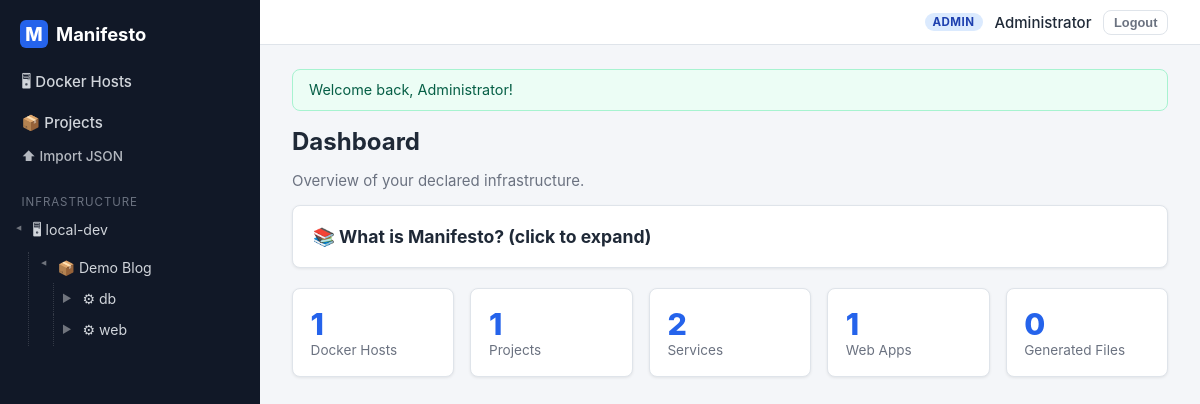
Before: / (signed in) with the older database file.
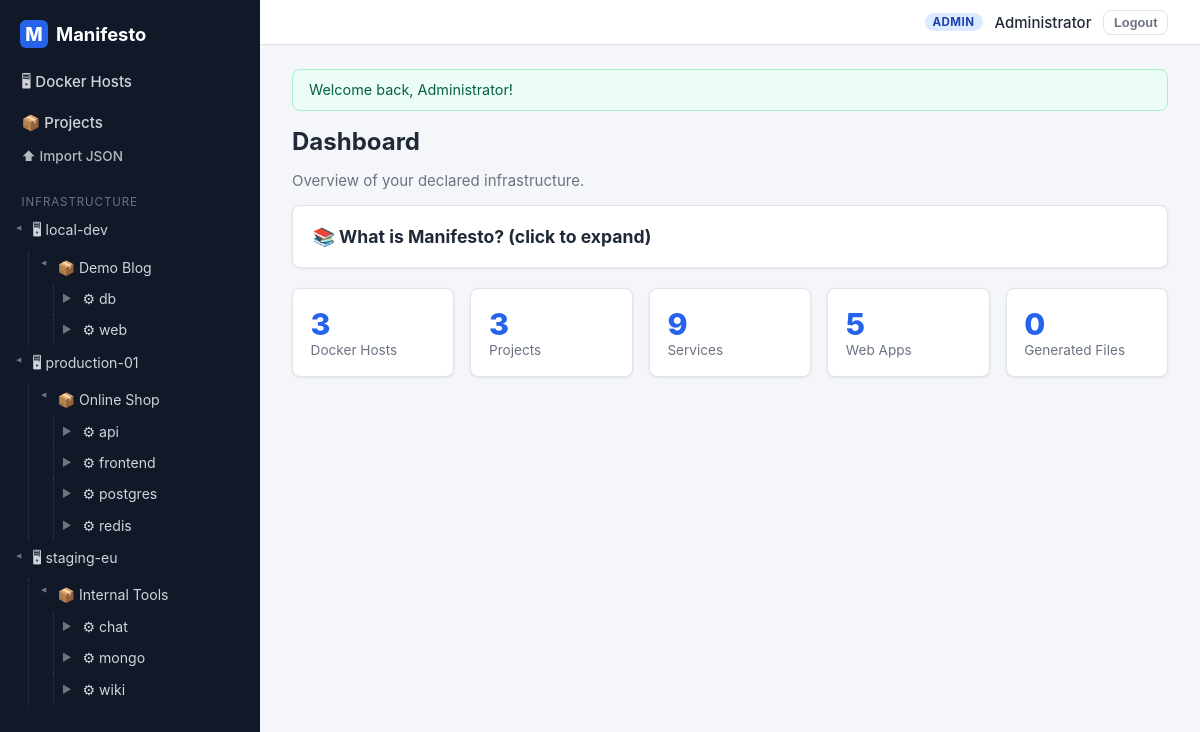
After: the same page with the newer database file.
### tables this page shows
CREATE TABLE docker_host (
    id             INT UNSIGNED AUTO_INCREMENT PRIMARY KEY,
    name           VARCHAR(128) NOT NULL,
    ip_address     VARCHAR(45)  NULL,
    os             VARCHAR(128) NULL,
    docker_version VARCHAR(32)  NULL,
    notes          TEXT         NULL,
    created_at     TIMESTAMP NOT NULL DEFAULT CURRENT_TIMESTAMP,
    updated_at     TIMESTAMP NOT NULL DEFAULT CURRENT_TIMESTAMP ON UPDATE CURRENT_TIMESTAMP
);

CREATE TABLE project (
    id             INT UNSIGNED AUTO_INCREMENT PRIMARY KEY,
    docker_host_id INT UNSIGNED NOT NULL,
    name           VARCHAR(128) NOT NULL,
    slug           VARCHAR(128) NOT NULL,
    description    TEXT NULL,
    created_at     TIMESTAMP NOT NULL DEFAULT CURRENT_TIMESTAMP,
    updated_at     TIMESTAMP NOT NULL DEFAULT CURRENT_TIMESTAMP ON UPDATE CURRENT_TIMESTAMP,
    UNIQUE KEY uq_project_slug (slug),
    KEY idx_project_host (docker_host_id),
    CONSTRAINT fk_project_host FOREIGN KEY (docker_host_id)
        REFERENCES docker_host (id) ON DELETE RESTRICT
);

CREATE TABLE service (
    id                   INT UNSIGNED AUTO_INCREMENT PRIMARY KEY,
    project_id           INT UNSIGNED NOT NULL,
    name                 VARCHAR(128) NOT NULL,
    image                VARCHAR(255) NOT NULL,
    restart_policy       ENUM('no','always','on-failure','unless-stopped') NOT NULL DEFAULT 'unless-stopped',
    notes                TEXT NULL,
    command              VARCHAR(512) NULL,
    working_dir          VARCHAR(255) NULL,
    depends_on           VARCHAR(512) NULL COMMENT 'Comma-separated service names',
    build_context        VARCHAR(255) NULL COMMENT 'Path to Dockerfile context, e.g. ./api',
    dockerfile_content   LONGTEXT NULL COMMENT 'Inline Dockerfile content',
    healthcheck_cmd      VARCHAR(512) NULL,
    healthcheck_interval VARCHAR(32) NULL DEFAULT '30s',
    network_mode         VARCHAR(64) NULL,
    created_at           TIMESTAMP NOT NULL DEFAULT CURRENT_TIMESTAMP,
    updated_at           TIMESTAMP NOT NULL DEFAULT CURRENT_TIMESTAMP ON UPDATE CURRENT_TIMESTAMP,
    UNIQUE KEY uq_service_name_per_project (project_id, name),
    CONSTRAINT fk_service_project FOREIGN KEY (project_id)
        REFERENCES project (id) ON DELETE CASCADE
);

### src/Core/Session.php (called while the page is built, shortened)
<?php
final class Session
{
    public static function get(string $key, mixed $default = null): mixed
    {
        return $_SESSION[$key] ?? $default;
    }
    public static function pullFlashes(): array
    {
        $flashes = $_SESSION['_flash'] ?? [];
        return $flashes;
    }
}

### src/Core/Auth.php (called while the page is built, shortened)
<?php
final class Auth
{
    public static function user(): ?array
    {
        return Session::get('user');
    }
}

### src/Repositories/TreeRepository.php (called while the page is built, shortened)
<?php
final class TreeRepository
{
    public function fullTree(): array
    {
        $pdo = Database::pdo();
        $hosts = [];
        foreach ($pdo->query('SELECT id, name FROM docker_host ORDER BY name') as $row) {
            $row['projects'] = [];
            $hosts[(int) $row['id']] = $row;
        }
        $projects = [];
        foreach ($pdo->query('SELECT id, docker_host_id, name FROM project ORDER BY name') as $row) {
            $row['services'] = [];
            $projects[(int) $row['id']] = $row;
        }
        $services = [];
        foreach ($pdo->query('SELECT id, project_id, name FROM service ORDER BY name') as $row) {
            $row['webapps'] = [];
            $services[(int) $row['id']] = $row;
        }
        foreach ($pdo->query('SELECT id, service_id, name FROM web_app ORDER BY name') as $row) {
            $sid = (int) $row['service_id'];
            if (isset($services[$sid])) {
                $services[$sid]['webapps'][] = $row;
            }
        }
        foreach ($services as $service) {
            $pid = (int) $service['project_id'];
            if (isset($projects[$pid])) {
                $projects[$pid]['services'][] = $service;
            }
        }
        foreach ($projects as $project) {
            $hid = (int) $project['docker_host_id'];
            if (isset($hosts[$hid])) {
                $hosts[$hid]['projects'][] = $project;
            }
        }
        return array_values($hosts);
    }
}

### src/Core/ViewRenderer.php (called while the page is built, shortened)
<?php
final class ViewRenderer
{
    private static string $viewsPath = __DIR__ . '/../Views';
    public static function render(string $template, array $data = [], string $layout = 'app'): string
    {
        $data['currentUser'] = Auth::user();
        $data['flashes']     = Session::pullFlashes();
        if ($layout === 'app') {
            $data['sidebarTree'] = (new TreeRepository())->fullTree();
        }
        $content = self::renderFile(self::file($template), $data);
        $data['content'] = $content;
        return self::renderFile(self::file('layouts/' . $layout), $data);
    }
    private static function file(string $template): string
    {
        return self::$viewsPath . '/' . $template . '.php';
    }
    private static function renderFile(string $file, array $data): string
    {
        extract($data, EXTR_SKIP);
        require $file;
        return (string) ob_get_clean();
    }
}

### src/Controllers/DashboardController.php (called while the page is built, shortened)
<?php
final class DashboardController
{
    public function index(Request $request): void
    {
        $pdo = Database::pdo();
        $counts = [];
        foreach (['docker_host', 'project', 'service', 'web_app', 'generated_file'] as $table) {
            $counts[$table] = (int) $pdo->query("SELECT COUNT(*) FROM `$table`")->fetchColumn();
        }
        Response::view('dashboard/index', ['counts' => $counts]);
    }
}

### public/index.php (called while the page is built, shortened)
<?php
$request = Request::capture();
$router = new Router(require MANIFESTO_ROOT . '/config/routes.php');
$router->dispatch($request);

### src/Core/Request.php (called while the page is built, shortened)
<?php
final class Request
{
    private static ?string $basePath = null;
    public static function basePath(): string
    {
        if (self::$basePath === null) {
            $scriptDir = str_replace('\\', '/', dirname($_SERVER['SCRIPT_NAME'] ?? '/'));
            $scriptDir = rtrim($scriptDir, '/');
            self::$basePath = $scriptDir === '/' ? '' : $scriptDir;
        }
        return self::$basePath;
    }
}

### src/Core/helpers.php (called while the page is built, shortened)
<?php
function e(?string $value): string
{
    return htmlspecialchars($value ?? '', ENT_QUOTES, 'UTF-8');
}
function url(string $path = '/'): string
{
    $base = Request::basePath();
    return $base . '/' . ltrim($path, '/');
}
function asset(string $path): string
{
    return url('/assets/' . ltrim($path, '/'));
}

### src/Views/dashboard/index.php (the view, shortened to what this page needs)
<h1>Dashboard</h1>
<p class="muted">Overview of your declared infrastructure.</p>
<div class="card">
    <details <?= ($counts['project'] ?? 0) === 0 ? 'open' : '' ?>>
        <summary style="cursor:pointer;font-weight:700;font-size:1.1rem;">
            📚 What is Manifesto? (click to expand)
        </summary>
    </details>
</div>
<div class="stat-grid">
    <a class="stat-card" href="<?= url('/docker-hosts') ?>">
        <div class="stat-number"><?= $counts['docker_host'] ?></div>
        <div class="stat-label">Docker Hosts</div>
    </a>
    <a class="stat-card" href="<?= url('/projects') ?>">
        <div class="stat-number"><?= $counts['project'] ?></div>
        <div class="stat-label">Projects</div>
    </a>
    <div class="stat-card">
        <div class="stat-number"><?= $counts['service'] ?></div>
        <div class="stat-label">Services</div>
    </div>
    <div class="stat-card">
        <div class="stat-number"><?= $counts['web_app'] ?></div>
        <div class="stat-label">Web Apps</div>
    </div>
    <div class="stat-card">
        <div class="stat-number"><?= $counts['generated_file'] ?></div>
        <div class="stat-label">Generated Files</div>
    </div>
</div>

### src/Core/Router.php (shortened to what this page needs)
<?php
final class Router
{
    public function dispatch(Request $request): never
    {
        foreach ($this->routes as $route) {
            [$method, $pattern, $class, $action] = $route;
            if ($method !== $request->method) {
                continue;
            }
            $params = $this->match($pattern, $request->path);
            if ($params === null) {
                continue;
            }
            $request->setRouteParams($params);
            $controller = new $class();
            $controller->$action($request, ...array_values($params));
            exit;
        }
    }
    private function match(string $pattern, string $path): ?array
    {
        $regex = preg_replace('/\{(\w+)\}/', '(?P<$1>[^/]+)', $pattern);
        if (!preg_match('#^' . $regex . '$#', $path, $m)) {
            return null;
        }
        return array_filter($m, 'is_string', ARRAY_FILTER_USE_KEY);
    }
}

### src/Core/Response.php (shortened to what this page needs)
<?php
final class Response
{
    public static function view(string $template, array $data = [], string $layout = 'app'): never
    {
        echo ViewRenderer::render($template, $data, $layout);
        exit;
    }
}

### src/Views/layouts/app.php (shortened to what this page needs)
<!DOCTYPE html>
<html lang="en">
<head>
    <link rel="stylesheet" href="<?= asset('css/app.css') ?>">
</head>
<body>
<div class="app-shell">
    <?php require __DIR__ . '/../partials/sidebar.php'; ?>
    <div class="app-main">
        <?php require __DIR__ . '/../partials/topbar.php'; ?>
        <main class="app-content">
            <?php require __DIR__ . '/../partials/flash-messages.php'; ?>
            <?= $content ?>
        </main>
    </div>
</div>
</body>
</html>

### src/Views/partials/sidebar.php (shortened to what this page needs)
<?php
$tree = $sidebarTree ?? [];
?>
<aside class="sidebar">
    <a class="sidebar-brand" href="<?= url('/') ?>">
        <span class="brand-mark">M</span> Manifesto
    </a>
    <nav class="sidebar-nav">
        <a href="<?= url('/docker-hosts') ?>">🖥 Docker Hosts</a>
        <a href="<?= url('/projects') ?>">📦 Projects</a>
        <?php if (($currentUser['role'] ?? '') === 'admin'): ?>
            <a href="<?= url('/projects/import') ?>" style="font-size:.85rem;opacity:.85;">⬆ Import JSON</a>
        <?php endif; ?>
    </nav>
    <div class="sidebar-tree">
        <div class="tree-title">Infrastructure</div>
        <?php foreach ($tree as $host): ?>
            <details open>
                <summary>
                    <a class="tree-link tree-host" href="<?= url('/docker-hosts/' . $host['id']) ?>">🖥 <?= e($host['name']) ?></a>
                </summary>
                <?php foreach ($host['projects'] as $project): ?>
                    <details open class="tree-indent">
                        <summary>
                            <a class="tree-link tree-project" href="<?= url('/projects/' . $project['id']) ?>">📦 <?= e($project['name']) ?></a>
                        </summary>
                        <?php foreach ($project['services'] as $service): ?>
                            <details class="tree-indent">
                                <summary>
                                    <a class="tree-link tree-service" href="<?= url('/services/' . $service['id']) ?>">⚙ <?= e($service['name']) ?></a>
                                </summary>
                            </details>
                        <?php endforeach; ?>
                    </details>
                <?php endforeach; ?>
            </details>
        <?php endforeach; ?>
    </div>
</aside>

### src/Views/partials/topbar.php (shortened to what this page needs)
<header class="topbar">
    <div class="topbar-user">
        <?php if ($currentUser): ?>
            <span class="badge badge-<?= $currentUser['role'] === 'admin' ? 'admin' : 'viewer' ?>">
                <?= e($currentUser['role']) ?>
            </span>
            <span class="topbar-username"><?= e($currentUser['display_name']) ?></span>
            <form method="post" action="<?= url('/logout') ?>" class="inline-form">
                <button type="submit" class="btn btn-ghost btn-sm">Logout</button>
            </form>
        <?php endif; ?>
    </div>
</header>

### src/Views/partials/flash-messages.php (shortened to what this page needs)
<?php foreach (($flashes ?? []) as $flash): ?>
    <div class="flash flash-<?= e($flash['type']) ?>"><?= e($flash['message']) ?></div>
<?php endforeach; ?>

Changed rows visible on the page:
shown differently, row unchanged: docker_host "local-dev": gains project (name "Demo Blog"); loses project (name "Demo Blog"); moves from the list under "1" to the list under "3"
changed project "Demo Blog": gains service (name "db"); gains service (name "web"); loses service (name "db", project "1", id "2"); loses service (name "web")
added docker_host: name "production-01", shown under "3"
added project: name "Online Shop", shown under "production-01"
added service: name "api", shown under "Online Shop"
added service: name "frontend", shown under "Online Shop"
added service: name "postgres", shown under "Online Shop"
added service: name "redis", project "3", id "9", shown under "Online Shop"
added docker_host: name "staging-eu", shown under "3"
added project: name "Internal Tools", shown under "staging-eu"
added service: name "chat", shown under "Internal Tools"
added service: name "mongo", shown under "Internal Tools"
added service: name "wiki", shown under "Internal Tools"
Other visible differences:
new list line: "M Manifesto 🖥 Docker Hosts 📦 Projects ⬆ Import JSON INFRASTRUCTURE ADMIN Administrator Logout Welcome back, Administrator! Dashboard Overview of your declared infrastructure. 📚 What is Manifesto? (click to expand) Docker Hosts Projects Services 5 Web Apps 0 Generated Files"
list line gone: "M Manifesto 🖥 Docker Hosts 📦 Projects ⬆ Import JSON INFRASTRUCTURE ADMIN Administrator Logout Welcome back, Administrator! Dashboard Overview of your declared infrastructure. 📚 What is Manifesto? (click to expand) Docker Hosts Projects Services Web Apps 0 Generated Files"
list line gone: "1 1 2 1"
